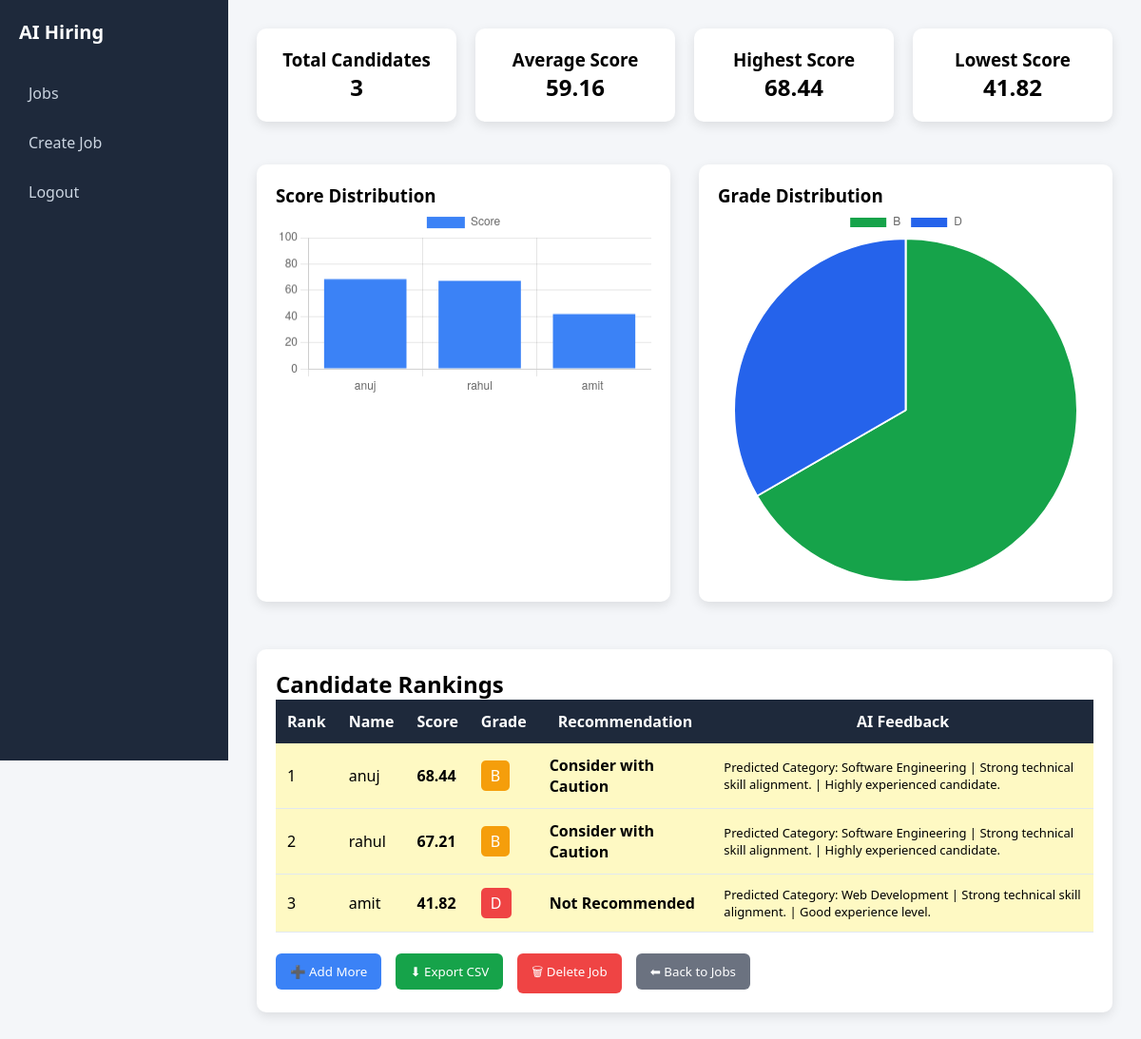
Page /dashboard/4 (signed in) on the committed database.
### tables this page shows
CREATE TABLE candidates (
        id INTEGER PRIMARY KEY AUTOINCREMENT,
        job_id INTEGER,
        name TEXT,
        score REAL,
        grade TEXT,
        feedback TEXT,
        recommendation TEXT,
        FOREIGN KEY(job_id) REFERENCES jobs(id)
    );

### app.py (the view)
@app.route("/dashboard/<int:job_id>")
def dashboard(job_id):
    if "user" not in session:
        return redirect("/login")
    conn = sqlite3.connect("hiring.db")
    cursor = conn.cursor()
    cursor.execute("""
    SELECT name, score, grade, feedback, recommendation
    FROM candidates
    WHERE job_id=?
    ORDER BY score DESC
    """, (job_id,))
    candidates = cursor.fetchall()
    total_candidates = len(candidates)
    if total_candidates > 0:
        scores = [c[1] for c in candidates]
        grades = [c[2] for c in candidates]
        avg_score = round(sum(scores) / total_candidates, 2)
        highest_score = max(scores)
        lowest_score = min(scores)
        grade_counts = {}
        for g in grades:
            grade_counts[g] = grade_counts.get(g, 0) + 1
    else:
        avg_score = 0
        highest_score = 0
        lowest_score = 0
        grade_counts = {}
    conn.close()
    return render_template(
        "dashboard.html",
        candidates=candidates,
        job_id=job_id,
        total_candidates=total_candidates,
        avg_score=avg_score,
        highest_score=highest_score,
        lowest_score=lowest_score,
        grade_counts=grade_counts
    )

### templates/dashboard.html (shortened to what this page needs)
{% extends "layout.html" %}
{% block content %}
<div style="display:flex; gap:20px; margin-bottom:25px; flex-wrap:wrap;">
    <div class="card" style="flex:1; text-align:center;">
        <h3>Total Candidates</h3>
        <h2>{{ total_candidates }}</h2>
    </div>
    <div class="card" style="flex:1; text-align:center;">
        <h3>Average Score</h3>
        <h2>{{ avg_score }}</h2>
    </div>
    <div class="card" style="flex:1; text-align:center;">
        <h3>Highest Score</h3>
        <h2>{{ highest_score }}</h2>
    </div>
    <div class="card" style="flex:1; text-align:center;">
        <h3>Lowest Score</h3>
        <h2>{{ lowest_score }}</h2>
    </div>
</div>
{% if candidates|length > 0 %}
<div style="display:flex; gap:30px; margin-bottom:30px; flex-wrap:wrap;">
    <div class="card" style="flex:1; min-width:300px;">
        <h3>Score Distribution</h3>
        <canvas id="scoreChart"></canvas>
    </div>
    <div class="card" style="flex:1; min-width:300px;">
        <h3>Grade Distribution</h3>
        <canvas id="gradeChart"></canvas>
    </div>
</div>
{% endif %}
<div class="card">
    <h2>Candidate Rankings</h2>
    {% if candidates|length == 0 %}
        <p>No candidates evaluated yet.</p>
    {% else %}
    <table style="width:100%; border-collapse:collapse;">
        <tr style="background:#2563eb; color:white;">
            <th>Rank</th>
            <th>Name</th>
            <th>Score</th>
            <th>Grade</th>
            <th>Recommendation</th>
            <th>AI Feedback</th>
        </tr>
        {% for candidate in candidates %}
        <tr {% if loop.index <= 3 %} style="background:#fef9c3;" {% endif %}>
            <td>{{ loop.index }}</td>
            <td>{{ candidate[0] }}</td>
            <td><strong>{{ candidate[1] }}</strong></td>
            <td>
                <span style="padding:5px 10px; border-radius:5px;
                {% if candidate[2] == 'A+' %}
                    background:#16a34a; color:white;
                {% elif candidate[2] == 'A' %}
                    background:#2563eb; color:white;
                {% elif candidate[2] == 'B' %}
                    background:#f59e0b; color:white;
                {% elif candidate[2] == 'C' %}
                    background:#fb923c; color:white;
                {% else %}
                    background:#ef4444; color:white;
                {% endif %}
                ">
                    {{ candidate[2] }}
                </span>
            </td>
            <td><strong>{{ candidate[4] }}</strong></td>
            <td style="font-size:13px;">{{ candidate[3] }}</td>
        </tr>
        {% endfor %}
    </table>
    {% endif %}
    <br>
    <div style="display:flex; gap:15px; flex-wrap:wrap;">
        <a href="/upload/{{ job_id }}">
            <button style="background:#3b82f6; color:white; padding:10px 15px; border:none; border-radius:6px;">
                ➕ Add More
            </button>
        </a>
        <a href="/export/{{ job_id }}">
            <button style="background:#16a34a; color:white; padding:10px 15px; border:none; border-radius:6px;">
                ⬇ Export CSV
            </button>
        </a>
        <a href="/delete-job/{{ job_id }}">
            <button style="background:#ef4444; color:white; padding:10px 15px; border:none; border-radius:6px;">
                🗑 Delete Job
            </button>
        </a>
        <a href="/jobs">
            <button style="background:#6b7280; color:white; padding:10px 15px; border:none; border-radius:6px;">
                ⬅ Back to Jobs
            </button>
        </a>
    </div>
</div>
{% if candidates|length > 0 %}
<script>
    // Score Chart
    const scoreCtx = document.getElementById('scoreChart');
    new Chart(scoreCtx, {
        type: 'bar',
        data: {
            labels: [{% for c in candidates %}"{{ c[0] }}",{% endfor %}],
            datasets: [{
                label: 'Score',
                data: [{% for c in candidates %}{{ c[1] }},{% endfor %}],
                backgroundColor: '#3b82f6'
            }]
        },
        options: {
            responsive: true,
            scales: {
                y: {
                    beginAtZero: true,
                    max: 100
                }
            }
        }
    });
    // Grade Pie Chart
    const gradeCtx = document.getElementById('gradeChart');
    new Chart(gradeCtx, {
        type: 'pie',
        data: {
            labels: [{% for grade, count in grade_counts.items() %}"{{ grade }}",{% endfor %}],
            datasets: [{
                data: [{% for grade, count in grade_counts.items() %}{{ count }},{% endfor %}],
                backgroundColor: [
                    '#16a34a',
                    '#2563eb',
                    '#f59e0b',
                    '#fb923c',
                    '#ef4444',
                    '#7f1d1d'
                ]
            }]
        },
        options: {
            responsive: true
        }
    });
</script>
{% endif %}
{% endblock %}

### templates/layout.html (shortened to what this page needs)
<!DOCTYPE html>
<html>
<head>
</head>
<body>
<div class="sidebar">
    <h2>AI Hiring</h2>
    <a href="/jobs">Jobs</a>
    <a href="/create-job">Create Job</a>
    <a href="/logout">Logout</a>
</div>
<div class="main">
    {% block content %}{% endblock %}
</div>
</body>
</html>

### templates/layout.html (style rules this page uses)
* { margin: 0; padding: 0; box-sizing: border-box; font-family: 'Segoe UI', sans-serif; }
body { display: flex; background: #f4f6f9; }
.sidebar { width: 240px; height: 100vh; background: #1e293b; color: white; padding: 20px; position: fixed; }
.sidebar h2 { margin-bottom: 30px; font-size: 20px; }
.sidebar a { display: block; color: #cbd5e1; text-decoration: none; padding: 10px; margin-bottom: 10px; border-radius: 6px; }
.main { margin-left: 240px; width: 100%; padding: 30px; }
.card { background: white; padding: 20px; border-radius: 10px; box-shadow: 0px 4px 12px rgba(0,0,0,0.1); margin-bottom: 20px; }
button { padding: 10px 18px; background: #2563eb; color: white; border: none; border-radius: 6px; cursor: pointer; }
table { width: 100%; border-collapse: collapse; }
th { background: #1e293b; color: white; padding: 12px; }
td { padding: 12px; border-bottom: 1px solid #e2e8f0; }

### rows in the picture
candidates: score "68.44", name "anuj", grade "B", recommendation "Consider with Caution", feedback "Predicted Category: Software Engineering | Strong technical skill alignment. | Highly experienced candidate."
candidates: score "41.82", name "amit", grade "D", recommendation "Not Recommended", feedback "Predicted Category: Web Development | Strong technical skill alignment. | Good experience level."
candidates: name "rahul", score "67.21", grade "B", recommendation "Consider with Caution", feedback "Predicted Category: Software Engineering | Strong technical skill alignment. | Highly experienced candidate."

### other values in the picture
{{ total_candidates }} "3"
{{ avg_score }} "59.16"
chart data {{ c[1] }} 68.44, 67.21, 41.82
chart data {{ grade }} B, D
chart data {{ count }} 2, 1
